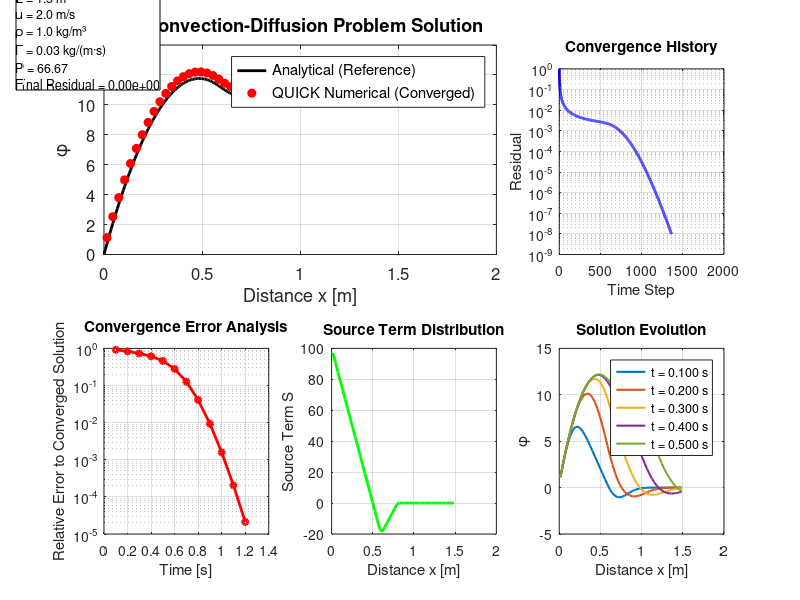

Here is the MATLAB script that generated this plot:
%% 1D Convection-Diffusion Problem with QUICK Scheme - 收敛误差分析
clc;clear all; close all;
% Parameters
L = 1.5;        % Domain length [m]
u = 2.0;        % Velocity [m/s]
rho = 1.0;      % Density [kg/m³]
Gamma = 0.03;   % Diffusion coefficient [kg/(m·s)]
a = -200;       % Source term parameter
b = 100;        % Source term parameter
x1 = 0.6;       % Source distribution parameter [m]
x2 = 0.2;       % Source distribution parameter [m]
% Time parameters
dt = 0.001;     % Time step [s]
t_final = 2.0;  % Final time [s]
nt = round(t_final / dt) + 1;  % Number of time steps

% Governing equation: ∂(ρφ)/∂t + ∂(ρuφ)/∂x = ∂/∂x(Γ∂φ/∂x) + S

%% Analytical Solution (仅用于参考对比)
fprintf('=== Analytical Solution ===\n');

% Calculate Peclet number
P = rho * u / Gamma;
fprintf('Peclet number P = %.4f\n', P);

N = 100; % Number of terms in series

% Calculate a0
a0 = ((x1 + x2) * (a * x1 + b) + b * x1) / (2 * L);
fprintf('a0 = %.6f\n', a0);

% Function to calculate an coefficients
calculate_an = @(n) (2 * L) / (n^2 * pi^2) * ...
    ((a * (x1 + x2) + b) / x2 * cos(n * pi * x1 / L) - ...
     (a + (a * x1 + b) / x2 * cos(n * pi * (x1 + x2) / L)));

% Calculate C2
C2 = a0 / (P^2 * exp(P * L));
for n = 1:N-1
    an = calculate_an(n);
    C2 = C2 + an / exp(P * L) * cos(n * pi) / (P^2 + (n * pi / L)^2);
end
fprintf('C2 = %.6f\n', C2);

% Calculate C1
C1 = -C2 + a0 / P^2;
for n = 1:N-1
    an = calculate_an(n);
    C1 = C1 + an / (P^2 + (n * pi / L)^2);
end
fprintf('C1 = %.6f\n', C1);

% Define analytical solution phi(x)
phi_analytical = @(x) -(C1 + C2 * exp(P * x) - (a0 / P^2) * (P * x + 1) - ...
    arrayfun(@(xi) sum(arrayfun(@(n) calculate_an(n) * (L / (n * pi)) * ...
    (P * sin(n * pi * xi / L) + (n * pi / L) * cos(n * pi * xi / L)) / ...
    (P^2 + (n * pi / L)^2), 1:N-1)), x)) / Gamma;

%% Numerical Solution using QUICK Scheme
fprintf('\n=== Numerical Solution (QUICK Scheme) ===\n');

% Grid generation
nx = 50;  % Number of grid points
dx = L / (nx);
x = linspace(0.5*dx, L-0.5*dx, nx);

fprintf('Grid points: %d\n', nx);
fprintf('Grid spacing dx = %.6f m\n', dx);

%% Initialize solution arrays
phi = zeros(nx, nt);  % Solution matrix: phi(x,t)
phi_old = zeros(nx, 1);  % Previous time step solution
residual_history = zeros(nt-1, 1);  % 存储收敛历史

% Source term function
S = zeros(size(x));
for i = 1:nx
    if x(i) >= 0 && x(i) <= (x1)
        S(i) = a * x(i)  + b;
    elseif x(i) >(x1) && x(i) <=(x1+x2)
        S(i) = (x(i)-(x1+x2))/x2 *(-a*x1-b);
    else
        S(i) = 0;
    end
end

% 存储每个时间步的解，用于收敛分析
phi_convergence = [];
time_steps = [];

for n = 2:nt
    
    % Current time
    t = (n-1) * dt;
    
    % Store previous time step
    phi_old = phi(:, n-1);

    % Initialize coefficient matrix and RHS vector
    A = zeros(nx, nx);
    b_vec = zeros(nx, 1);

    % Convection terms with QUICK scheme
    F = rho * u;
    % Diffusion terms
    D_e = Gamma / dx;
    D_w = Gamma / dx;

    % Interior points using QUICK scheme
    for i = 2:nx-1
        % QUICK coefficients
        if i >= 3 && i <= nx-1
            % Full QUICK scheme
        a_e = -D_e + (3/8)*F;
        a_w = -D_w -(7/8)*F;
        a_ww = F/8;
        a_p = -a_e - a_w - a_ww +rho*dx/dt;
        
        % Fill matrix
        A(i, i-2) = a_ww;
        A(i, i-1) = a_w;
        A(i, i) = a_p;
        A(i, i+1) = a_e;
        end
    end
    
    for i = 1:nx
        % Source term
        b_vec(i) = S(i) * dx + rho*dx/dt*phi_old(i);
    end
    
    % Apply boundary conditions
    % Left boundary: φ = 0
    A(1,1) = 2/3*F +rho*dx/dt+3/2*D_e;
    A(1,2) = 4/9*F - D_e;
    
    A(2,1) = -19/24*F-D_w;
    A(2,2) = 11/36*F +rho*dx/dt+2*D_e;
    A(2,3) = (3/8)*F-D_e;

    % Right boundary: ∂φ/∂x = 0
    A(nx, nx-2) = F/8;
    A(nx, nx-1) = -4/8*F -D_w;
    A(nx, nx) = 3/8*F +rho*dx/dt+D_w;

     % Solve linear system for current time step
    phi(:, n) = A \ b_vec;
    
    % Calculate residual for convergence monitoring
    residual = norm(phi(:, n) - phi_old) / (norm(phi(:, n)) + 1e-12);
    residual_history(n-1) = residual;
    
    % 每隔一定步数存储解用于收敛分析
    if mod(n-1, 100) == 0 || n == nt
        phi_convergence = [phi_convergence, phi(:, n)];
        time_steps = [time_steps, n-1];
    end
    
    % Progress reporting
    if mod(n-1, round(nt/10)) == 0 || n == nt
        fprintf('Time step %d/%d, t = %.4f s, Residual = %.2e\n', ...
                n-1, nt-1, t, residual);
    end
    
    % Check for steady state (optional early termination)
    if n > 100 && residual < 1e-8
        fprintf('Steady state reached at time step %d (t = %.4f s)\n', n-1, t);
        phi_numerical = phi(:,n);
        final_step = n-1;
        break;
    end
end

if ~exist('phi_numerical', 'var')
    phi_numerical = phi(:,end);
    final_step = nt-1;
end

fprintf('Numerical solution completed.\n');

%% 收敛误差分析
% 计算与最终收敛值的误差
convergence_errors = zeros(size(phi_convergence, 2)-1, 1);
for i = 1:size(phi_convergence, 2)-1
    convergence_errors(i) = norm(phi_convergence(:, i) - phi_numerical) / norm(phi_numerical);
end

%% Results and Visualization
% Generate fine grid for analytical solution (仅作参考)
x_fine = linspace(0, L, 200);
phi_analytical_fine = phi_analytical(x_fine);

%% 绘图
figure('Position', [100, 100, 1400, 1000]);

% 主解图 - 数值解和解析解对比
subplot(2, 3, [1, 2]);
plot(x_fine, phi_analytical_fine, 'k-', 'LineWidth', 2, 'DisplayName', 'Analytical (Reference)');
hold on;
plot(x, phi_numerical, 'ro', 'MarkerSize', 6, 'MarkerFaceColor', 'r', ...
     'DisplayName', 'QUICK Numerical (Converged)');
xlabel('Distance x [m]');
ylabel('\phi');
title('1D Convection-Diffusion Problem Solution');
legend('Location', 'best');
grid on;
set(gca, 'FontSize', 12);

% 收敛历史图
subplot(2, 3, 3);
semilogy(1:length(residual_history), residual_history, 'b-', 'LineWidth', 2);
xlabel('Time Step');
ylabel('Residual');
title('Convergence History');
grid on;
set(gca, 'FontSize', 10);

% 收敛误差图
subplot(2, 3, 4);
if length(convergence_errors) > 1
    semilogy(time_steps(1:end-1)*dt, convergence_errors, 'r-o', 'LineWidth', 2, 'MarkerSize', 4);
    xlabel('Time [s]');
    ylabel('Relative Error to Converged Solution');
    title('Convergence Error Analysis');
    grid on;
    set(gca, 'FontSize', 10);
else
    text(0.5, 0.5, 'Insufficient data for convergence analysis', ...
         'HorizontalAlignment', 'center', 'VerticalAlignment', 'middle');
    title('Convergence Error Analysis');
end

% 源项分布图
subplot(2, 3, 5);
plot(x, S, 'g-', 'LineWidth', 2);
xlabel('Distance x [m]');
ylabel('Source Term S');
title('Source Term Distribution');
grid on;
set(gca, 'FontSize', 10);

% 解的演化图
subplot(2, 3, 6);
if size(phi_convergence, 2) > 1
    plot_indices = 1:min(5, size(phi_convergence, 2));
    colors = lines(length(plot_indices));
    for i = plot_indices
        plot(x, phi_convergence(:, i), 'Color', colors(i, :), ...
             'LineWidth', 1.5, 'DisplayName', sprintf('t = %.3f s', time_steps(i)*dt));
        hold on;
    end
    xlabel('Distance x [m]');
    ylabel('\phi');
    title('Solution Evolution');
    legend('Location', 'best');
    grid on;
    set(gca, 'FontSize', 10);
else
    plot(x, phi_numerical, 'r-', 'LineWidth', 2);
    xlabel('Distance x [m]');
    ylabel('\phi');
    title('Final Solution');
    grid on;
    set(gca, 'FontSize', 10);
end

% 添加参数信息
annotation('textbox', [0.02, 0.85, 0.15, 0.12], 'String', ...
    sprintf('Parameters:\nL = %.1f m\nu = %.1f m/s\n\\rho = %.1f kg/m³\n\\Gamma = %.2f kg/(m·s)\nP = %.2f\nFinal Residual = %.2e', ...
    L, u, rho, Gamma, P, residual_history(end)), 'FontSize', 9, 'BackgroundColor', 'white');

%% Summary
fprintf('\n=== Solution Summary ===\n');
fprintf('Problem: 1D Steady Convection-Diffusion with Source Term\n');
fprintf('Numerical Method: QUICK Scheme\n');
fprintf('Domain: [0, %.1f] m\n', L);
fprintf('Grid Points: %d\n', nx);
fprintf('Peclet Number: %.4f\n', P);
fprintf('Final Time Step: %d\n', final_step);
fprintf('Final Residual: %.6e\n', residual_history(min(final_step, length(residual_history))));
fprintf('Maximum φ value: %.6f\n', max(phi_numerical));
fprintf('Minimum φ value: %.6f\n', min(phi_numerical));

if length(convergence_errors) > 0
    fprintf('Final Convergence Error: %.6e\n', convergence_errors(end));
end

fprintf('\nSolution completed successfully!\n');